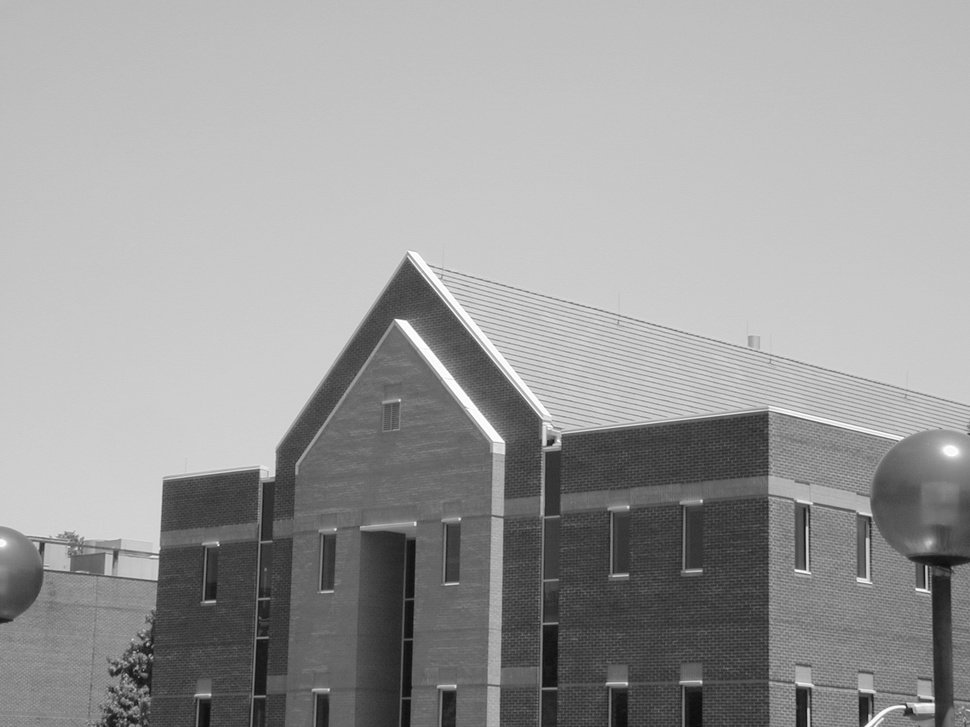
#> input picture data/building.jpg, 970 x 727 px, shrunk from 1600 x 1200 before the run; its folder holds only this picture in this run
$ jupyter execute --allow-errors problem_set_3.ipynb   (shell and % lines are left out)   (Python 2 division)
#> lines starting #> are read from the running program, lines starting #| are printed output that depends on the picture; after the words box and inside, x2 and y2 are one past the last pixel; in counts of white or black regions, pixels touching at a corner belong together
# <center>Digital Image Processing - Problem Set 3</center>

### Student Names:
* Karolay Ardila Salazar
* Julián Sibaja García
* Andrés Simancas Mateus

### Instructions

This Problem Set covers the topics of frequency domain filtering and color image processing.<br>

Your solutions to the following problems should include commented source code and a short description of each function. You should test your functions with several input images, besides the ones provided here. Include the input and output images that you used for experimentation. Analyze your results. If you discover something interesting, let us know!

### Definitions

[cell 1]
'''This is a definition script, so we do not have to rewrite code'''

import numpy as np
import os
import cv2
import matplotlib.pyplot as mplt
import random


# set matplotlib to print inline (Jupyter)

# path prefix
pth = '../data/'

# files to be used as samples
# list *files* holds the names of the test images
files = sorted(os.listdir(pth))
print files

# Usefull function
def rg(img_path):
#> called with img_path = 'building.jpg'
    return cv2.imread(pth+img_path, cv2.IMREAD_GRAYSCALE)
#> returned value is the input picture: shape (727, 970); min 12, max 255, mean 155.4

### Problem 1

Visualize the Fourier spectrum of an image. Write a function that visualizes the spectrum of an input gray-scale image. The function should perform the following steps:

1. Compute the FFT of the input image using the FFT function <tt>numpy.fft.fft2</tt>.
2. Shift the transform to center the origin in the middle of the image using <tt>numpy.fft.fftshift</tt>.
3. The Fourier transform contains complex numbers, so we usually analyze its phase and spectrum components. Write commands that compute the Fourier spectrum from the shifted Fourier transform.
4. The resulting spectrum is difficult to visualize if plotted directly. Instead, we usually apply a logarithmic intensity transform to the spectrum before visualizing. Use the <tt>numpy.log</tt> function to accomplish this.
5. Plot the modified spectrum.

Test your function by applying it to the images <tt>face.png</tt>, <tt>blown_ic.png</tt>, <tt>test_pattern_blurring_orig.png</tt>, <tt>translated_rectangle.png</tt> and <tt>rectangle.png</tt>.

Please comment your results.

### Results Problem 1

The code below accomplishes the visualization of the spectrum of an image. The function `spectrumVisualization(img)` returns a tuple and requires an image as input. The first value of the returned tuple is the spectrum of the magnitude of the fft, the second value is the spectrum of the decibel transformation of that magnitude. If we do not apply a decibel transformation, the plot of the spectrum is useless as much of the data is in the high frecuency domain (very sharp intensity variations), thus accumulating themselves in the middle of the plot.
Now, what can be conclude from the results obtained... If we recall from our course of signals and systems, if a periodic signal spans infinitely in time, its frequency spectrum will be a *vertical line* in a given frequency value; but if the signal cuts in time, its specrum will span infinitely in frequency. We can see a similar thing here: in images 1, 2 and 3, the intensity variations spans *evenly* in the intensity scale, so the fft spectrum agglomerates in a region (close to a point), but in image 4 and 5 the images are binary (two intensity values, no in between), so the fft spectra spans (this makes sense).

[cell 2]
# [16 lines left out: function spectrumVisualization, not called in this run]


# Gather images for computation
imgs_idx = [13, 3, 31, 32, 25]
#> (the rest of this cell did not finish here and is left out)

### Problem 2

Frequency domain filtering. Write a PYTHON function that performs high-frequency emphasis (hfe) filtering. Recall that an hfe filter is defined as:
\begin{equation}
H_{hfe}(u,v) = a + b \cdot H_{hp}(u,v)
\end{equation}
where $a$ is the offset, $b$ is the high-frequency amplification and $H_{hp}$ is the transfer function of a high-pass filter. Your function should be based on a second-order high-pass Butterworth filter with a cut-off frequency $D_0$, which is given by:
\begin{equation}
H_{hp}(u,v) = \frac{1}{1 + \left[\frac{D_0}{D(u,v)}\right]^{2n}}.
\end{equation}
<b>Note. </b> $D(u,v)$ measures the Euclidean distance from the point $(u,v)$ to the center of the frequency plane.

Use your function and filters on the image <tt>chest.jpg</tt> to reproduce the image enhancement illustrated below.


The outline of the process is the following:

1. Create a high-pass Butterworth filter with a frequency domain dimension of 2 times the size of the input image. Plot the filter image.
2. Compute the FFT of the input image using the function <tt>numpy.fft.fft2</tt>. The FFT should have frequency domain dimensions equal to the dimensions of the filter, which should be set using the input parameters of the <tt>fft2</tt> function. Plot the FFT image.
3. Filter the image using the high-pass Butterworth filter. To filter an image in the frequency domain, you should multiply the fourier transform of the image and the frequency response of the filter. To go back to the spatial domain, you need to apply the inverse FFT and take the real component of the resut. Plot the resulting image.
4. Create a high-frequency emphasis filter based on the Butterworth filter of step 1. Plot the filter image.
5. Filter the image using a high-frequency emphasis filter. Plot the resulting image.
6. After filtering, you may need to stretch the intensity values of each resulting image to the range [0, 255]. You can achieve this by substracting the minimum intensity value, dividing by the maximum and multiplying the result by 255.
7. Apply histogram equalization to the image obtained in the previous step. You should obtain a similar result to that shown above.

Use the following parameters for the filters: $a = 0.5$, $b = 2$, $n=2$ and $D_0$ should be set to $5\%$ of the vertical dimension of the filter.

Please comment your results.

### Results Problem 2
The functions of the butterworth and the hfe filter do the requested. Both filters just accept one image as imput and return a list with the array of the filter,the fft of the imput image and the filtered image. The difference between both are the constants of the filter, the hfe can be a sheer butterworth if the constants are set as $a = 0$ and $b = 1$. With the constants set as $a = 0.5$ and $b = 2$ the hfe filter is more clear in the sense that it let us see more details of the image, so depending on the values of the constant it can be obtained different filters.

[cell 3]
# [79 lines left out: functions eucDist, butter, hfe, not called in this run]

# Loading image
#> (the rest of this cell did not finish here and is left out)

### Problem 3

Color spaces. Write a function that converts an image from the RGB color
space to HSI color space. Write another function that converts an image from the HSI
color space to RGB color space. You should use the homework equations to implement these conversions.

When plotting images in the HSI space, you should plot each channel separately, using one image for the H channel, another for the S channel and another for the I channel.

Test your function converting images from RGB to HSI and back to RGB.

### Results Problem 3
Change between spaces make processing of image more versatil, in the sense we can use methods like the Histogram equalization in a color image. The code below have two functions, one to transform from RGB to HSI and another to do the opposite. These ecuations are applied to all the values of the tree channels and return the other color space image when all the values of its tree channels are calcualted. The functions are based on some ecuations from this [page](http://www.had2know.com/technology/hsi-rgb-color-converter-equations.html), wich accomplishes the purpose of the transformation in both ways.

[cell 4]
# [86 lines left out: functions rgb2hsi, hsi2rgb, not called in this run]

# Loading image
#> (the rest of this cell did not finish here and is left out)

### Problem 4

Manipulating color images. Write a function that converts a color image from the RGB to
the HSI color space, modifies the ‘I’ channel by applying histogram equalization, and revert
back the image to the RGB color space. Apply this function to enhance the image <tt>dark_fountain.jpg</tt>.

### Results Problem  4
If someonw wants to do a Histogram equalization(HE) to a color image it is not  posible to do it into the RGB space, it is because if someone wnats to do the HE in this image have to do it to all the channels, and this approach is wrong because the HE works with intensty values and not with the colors. This why we change the color space in order to obtain a channel with the intensity value and then applying to it the HE and then transform the merge of the channels H,S and the new I to RGB again.

We applied the Histogram equalization to the I channel and it increases the contrast level in the image. In
__dark_fountain.jpg__ this operation causes to some of the parts of the image to display only one pure color, like the cyan. THe efects changes with the image used, in most of the image this effect is very low.

#> (a cell that did not finish here is left out)

### Problem 5

Manipulating color images. Consider the RGB color image <tt>squares.jpg</tt>, where the
squares are pure red, green and blue.

1. Convert this image to the HSI color space. Blur the H component of the image using a 25x25 averaging mask, and convert it back to RGB. How do you explain the obtained result?
2. Repeat, blurring only the saturation component this time. How do you explain the result?

### Results Problem 5
In this problem we explore other color spaces than RGB. The selected color space HSI, was switched to HLS due to implementation problems; the former color space is not an equivalent transformation of the RGB space. HLS was selected, as it is similar and has a fast implementation in OpenCV. In fact, for the current exercise it does not matter if we select HSI or HLS or HSV, as they all calculte the same Hue parameter.

Once the new color space is selected, we apply a smooth filter of kernel size 25x25 over the H matrix; as a result the borders of the boxes are no longer binary (there is a degradation). When we revert back to RGB we notice that now the colors merge (resulting in yellow between red and green, and cyan between blue and green), this is because the hue parameter is the color pigmentation (matiz in spanish). As can be seen, we can modify the colors of an image without affecting the lighting via a color space transformation.

[cell 6]
# Read the image
img = cv2.imread(pth + 'squares.jpg')
#> (the rest of this cell did not finish here and is left out)

## Problem 6

False color. Write a Python function that produces a false color visualization of
the input gray-scale image as follows:

1. If the intensity of an input pixel is lower than a threshold $T$, then the color of the corresponding pixel should be blue.
2. If the intensity of an input pixel is larger or equal than a threshold $T$, then the color of the corresponding pixel should be yellow.

Use your function to reproduce the following result on the image <tt>weld_x-ray.jpg</tt>:


### Analisis
Primeramente guardamos la imagen que vamos a utilizar en una variable llamada "img". Luego creamos tres matrices de ceros con el tamaño de la imagen llamadas R, G y B, las cuales usaremos más adelante para asignar el color azul o amarillo al pixel dependiendo del threshold. Definimos dos funciones además de la función main "falseColor" que son "pixelMapper" y "cambiarPixel". La primera recibe la imagen y las matrices R, G, B en la que se recorre cada pixel de la imagen original y se reemplazan y guardan en las tres matrices para darle el nuevo valor que tomará llamando a la segunda función cambiarPixel la cual recive el valor del pixel a cambiar como parametro y se le define un threshold en este caso de 250 ya que es muy cercano a 255 que es el color blanco, esta función le asigna el valor de azul y amarillo correspondiente a una lista (que puede verse como un vector con los valores de R, G, B que lo componen) y compara el valor del pixel que recive con el del threshold para asignar el color azul si el valor del pixel es menor y amarillo si el valor del pixel es mayor. Por último tenemos la función main que recibe la matriz de la imagen y las de R, G y B como parámetros y retorna la imagen que resulta de llamar la función  recorre toda la imagen.

[cell 7]
img =  rg(files[-1])
R = np.zeros(img.shape, np.uint8)
G = np.zeros(img.shape, np.uint8)
B = np.zeros(img.shape, np.uint8)

def pixelMapper(oldimage, R, G, B):
    height, width = oldimage.shape
#> height = 727; width = 970

    for row in range(height):
        for col in range(width):
            originalPixel = oldimage[row, col]
            R[row][col],G[row][col],B[row][col] = cambiarPixel(originalPixel)
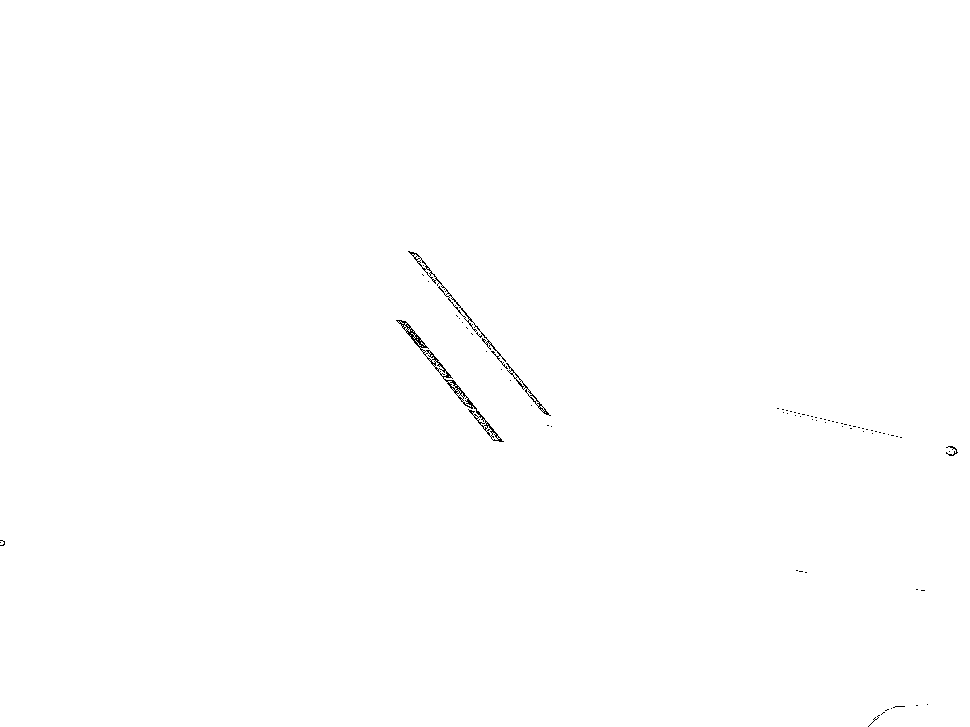
#> B: shape (727, 970); 99.8% white; black in thin lines or dots, all inside (x1, y1, x2, y2) = (0, 251, 958, 727)
    return np.dstack([R,G,B])
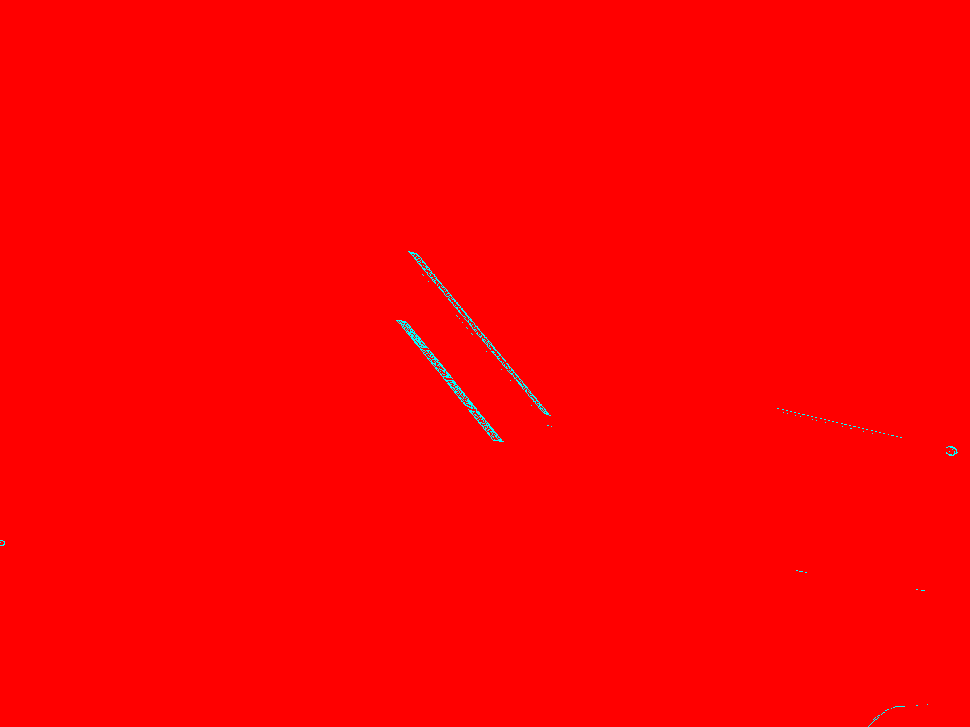
#> returned value: shape (727, 970, 3); mean of channels 0, 1, 2 0.6, 0.6, 254.4; drawn as B, G, R

def cambiarPixel(pixel, threshold = 250):
    blue = [0, 0, 255]
    yellow = [255,255,0]
    return blue if pixel < threshold else yellow

def falseColor(image, R, G, B):
    return pixelMapper(image, R, G, B)

wi = falseColor(img, R, G, B)

mplt.figure()
mplt.imshow(img, cmap='gray')
mplt.title(files[-1])

mplt.figure()
mplt.imshow(wi)
mplt.title(files[-1])

## Problem 7

Green screen effects. Write a function that replaces the green background of the image <tt>hiro.jpg</tt> with a background image of your choice.

### Analisis

Primero guardamos la imagen a la que queremos aplicarle la función en la variable llamada "img" y la imagen que queremos reemplazar de fondo en "background". Ahora, antes de poder reemplazar la imagen del fondo debemos asegurarnos de que sea del mismo tamaño de la imagen fondo verde, para esto usamos la función resized de cv2. Luego con la función de OpenCV, `grabCut` extraemos el fondo verde, que nos retorna una máscara `mask2`; esta máscara contiene ceros en el fondo y unos en el personaje. Multiplicando la máscara por la imagen original quitamos el fondo verde. Para poder introducir a la persona en el nuevo fondo debemos sustraer esta parte del mismo; para eso se invierte mask2 (quedando ceros en el área de la persona y unos en lo demás) y se multiplica con el nuevo fondo. Al resultado de la operación anterior la imagen con el fondo quitado.

[cell 8]
img = cv2.imread('../data/'+'hiro.jpg')
background = cv2.imread('../data/'+'Fall-Nature-Background-Pictures.jpg')

# Resizing
image = rg(files[0])
